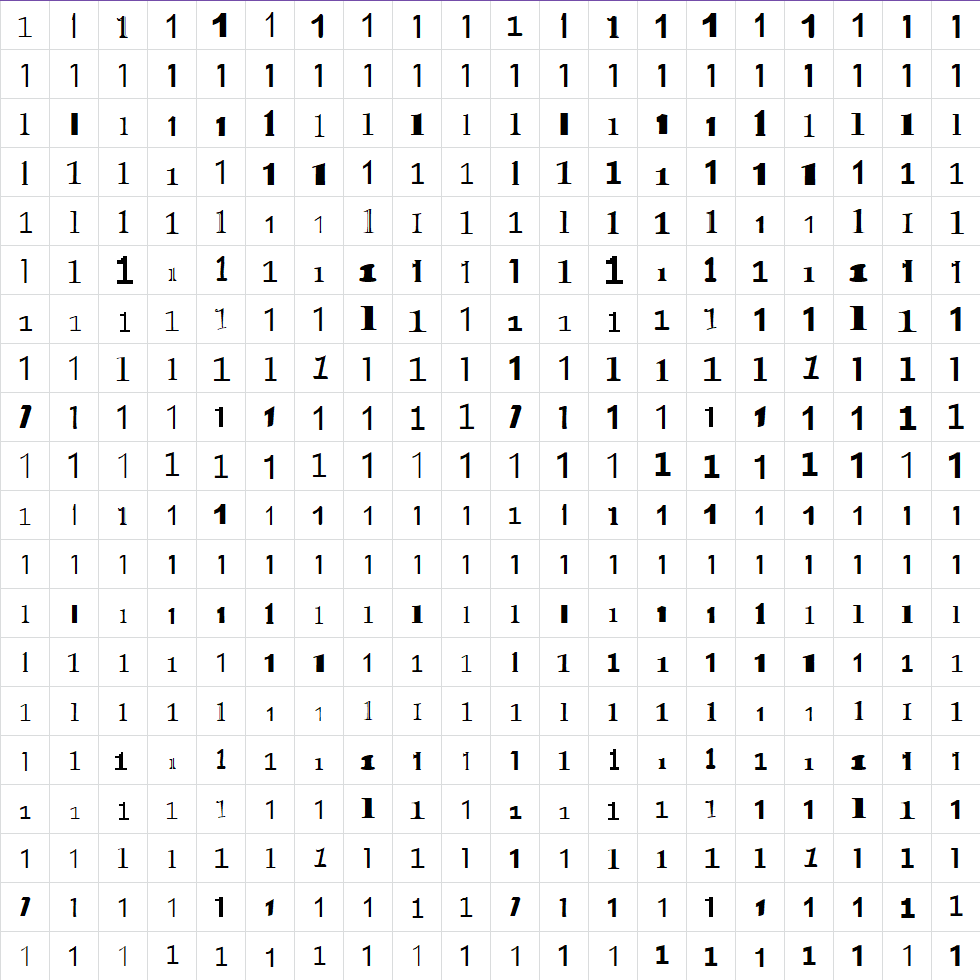
#> input picture imgs/1_crop.png, 980 x 980 px; its folder holds 4 pictures in this run
$ python process_imgs.py
#> lines starting #> are read from the running program, lines starting #| are printed output that depends on the picture
import numpy as np
import cv2
# [6 lines of commented-out code are left out]

n = 400
for k in range(1, 10):
	img = cv2.imread(f'{k}_crop.png')
#> img is the input picture: shape (980, 980, 3); mean B, G, R 244.3, 244.2, 244.1
	img = cv2.cvtColor(img, cv2.COLOR_BGR2GRAY).astype(np.uint8)
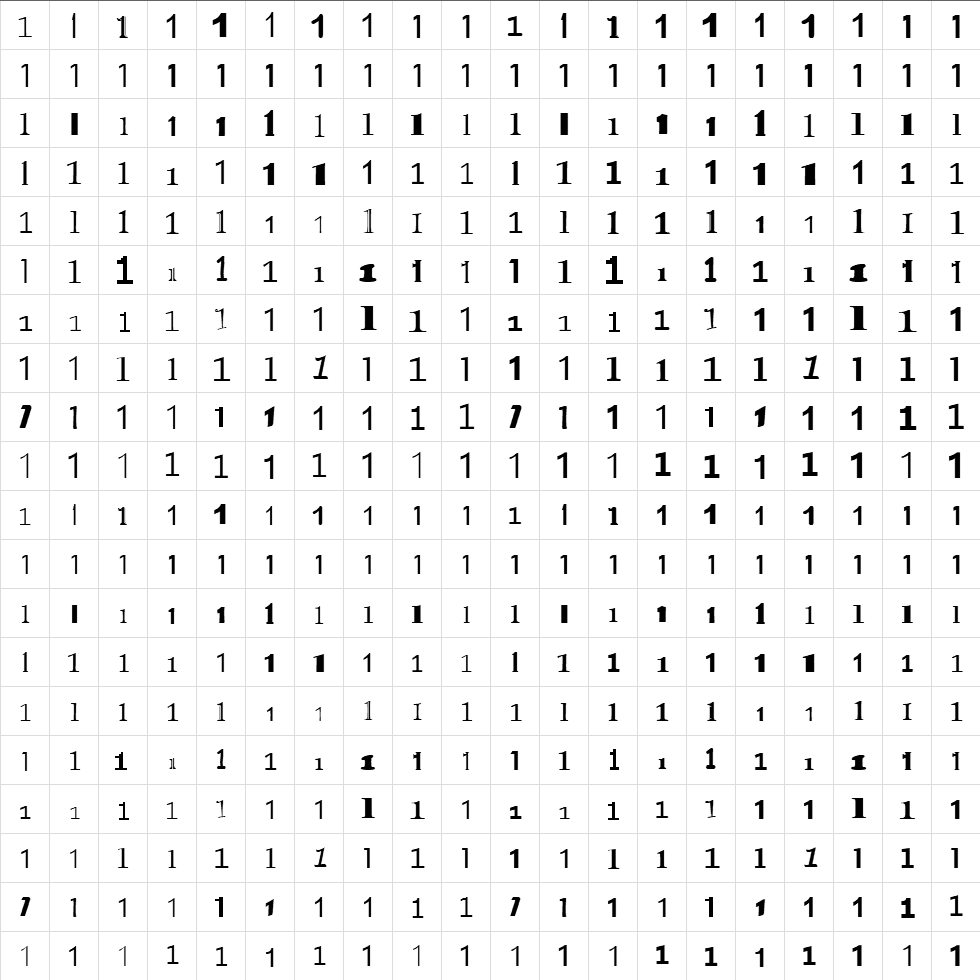
#> img: shape (980, 980); min 0, max 255, mean 244.2

	imgs = np.zeros((n, 400))
	for i in range(20):
		r = i*49
		for j in range(20):
			c = j*49
			f = cv2.resize(img[r:r+49, c:c+49], (20, 20))
			imgs[i*20 + j] = f.flatten()
			cv2.imwrite(f'{k}/{k}-{i*20+j}.png', f)
#> this loop made 20 passes
#> pass 1, `cv2.imwrite(f'{k}/{k}-{i*20+j}.png', f)`:
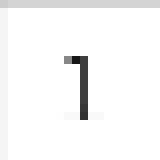
#> saved as 1-0.png: shape (20, 20) (shown 8 times larger); min 22, max 255, mean 247.5
#> pass 1, `cv2.imwrite(f'{k}/{k}-{i*20+j}.png', f)`:
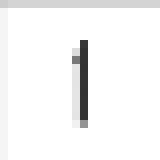
#> saved as 1-1.png: shape (20, 20) (shown 8 times larger); min 50, max 255, mean 246.1
#> pass 1, `cv2.imwrite(f'{k}/{k}-{i*20+j}.png', f)`:
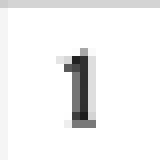
#> saved as 1-2.png: shape (20, 20) (shown 8 times larger); min 28, max 255, mean 242.4
#> pass 1, `cv2.imwrite(f'{k}/{k}-{i*20+j}.png', f)`:
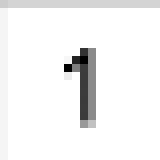
#> saved as 1-3.png: shape (20, 20) (shown 8 times larger); min 0, max 255, mean 243.2
#> after the loop:
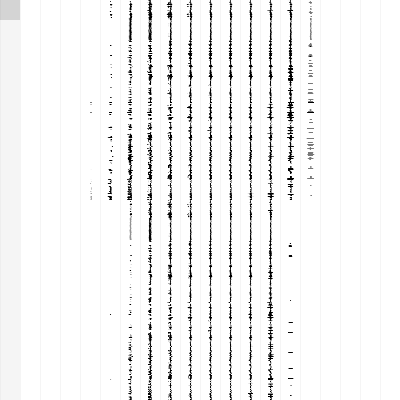
#> imgs: shape (400, 400) float64; min 0, max 255, mean 245

	np.savetxt(f'{k}.txt', imgs)
#> pass 2 of the loop `for k in range(1, 10):`:
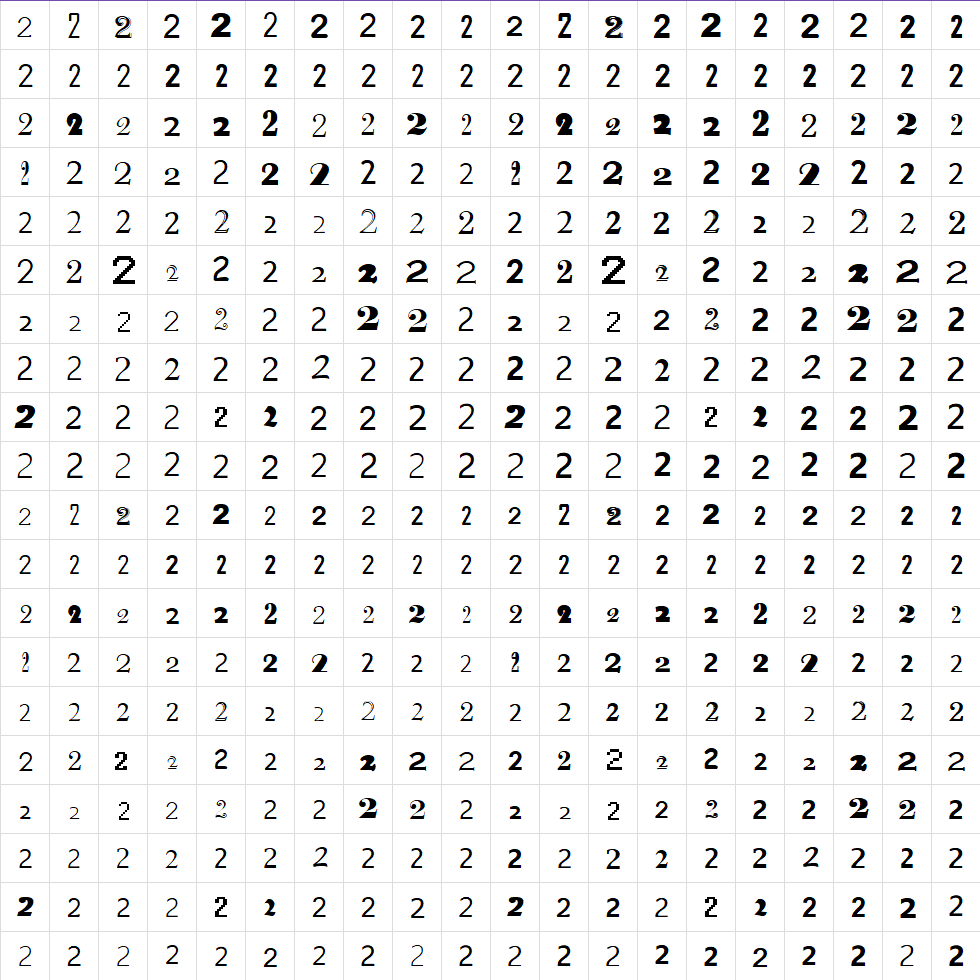
#> input picture imgs/2_crop.png, 980 x 980 px
#> img is the input picture: shape (980, 980, 3); mean B, G, R 240.5, 240.4, 240.3
#> img: shape (980, 980)
#> the loop `for i in range(20):` made 20 passes
#> pass 1, `cv2.imwrite(f'{k}/{k}-{i*20+j}.png', f)`:
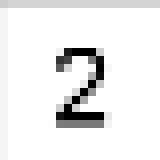
#> saved as 2-3.png: shape (20, 20) (shown 8 times larger); min 0, max 255, mean 236.2
#> after the loop `for i in range(20):`:
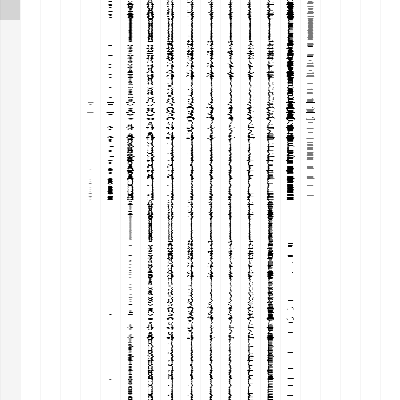
#> imgs: shape (400, 400) float64; min 0, max 255, mean 241.1
#> pass 3 of the loop `for k in range(1, 10):`:
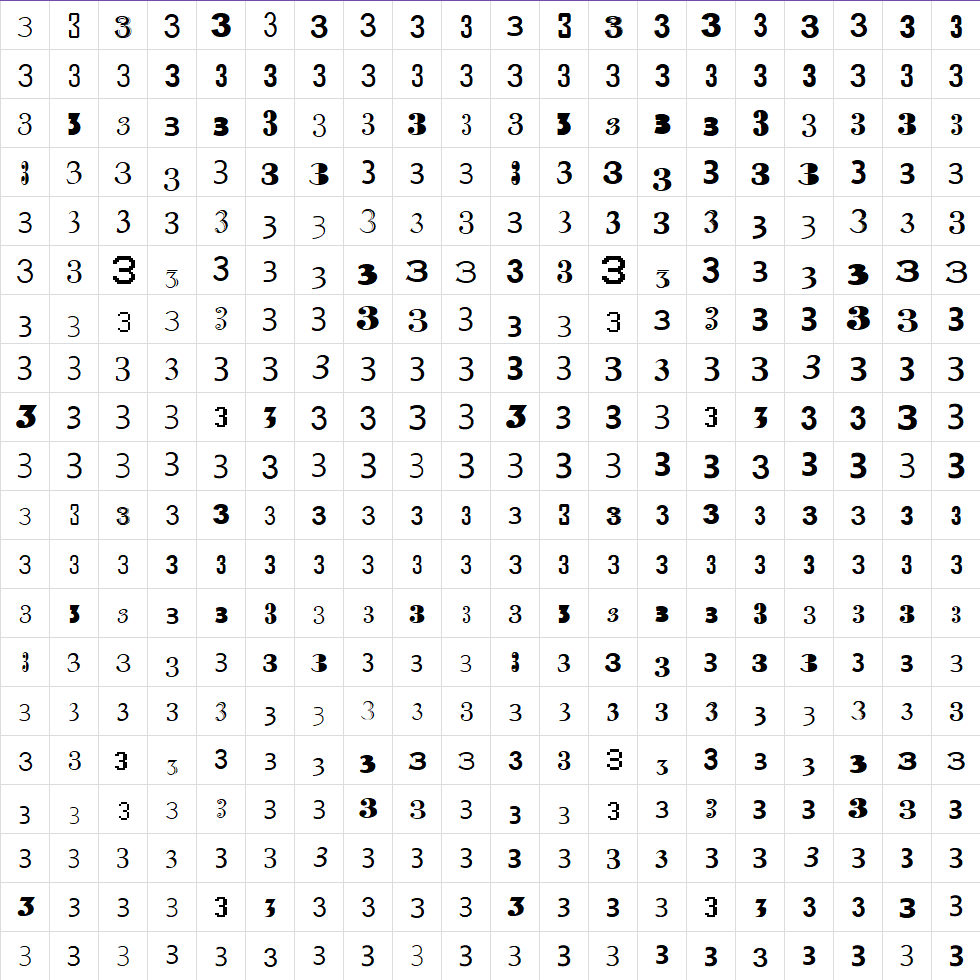
#> input picture imgs/3_crop.png, 980 x 980 px
#> img is the input picture: shape (980, 980, 3); mean B, G, R 240.8, 240.6, 240.6
#> img: shape (980, 980)
#> the loop `for i in range(20):` made 20 passes
#> pass 1, `cv2.imwrite(f'{k}/{k}-{i*20+j}.png', f)`:
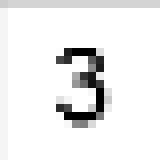
#> saved as 3-3.png: shape (20, 20) (shown 8 times larger); min 0, max 255, mean 236.9
#> after the loop `for i in range(20):`:
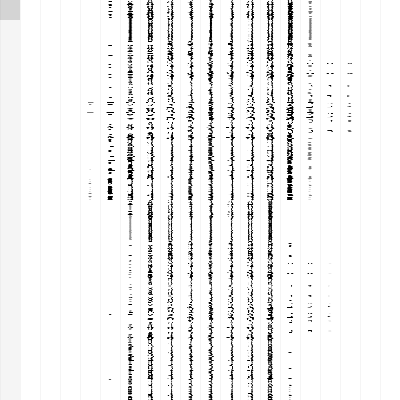
#> imgs: shape (400, 400) float64; min 0, max 255, mean 241.2
#> (the run stopped early here; a loop or call above may not have finished)
